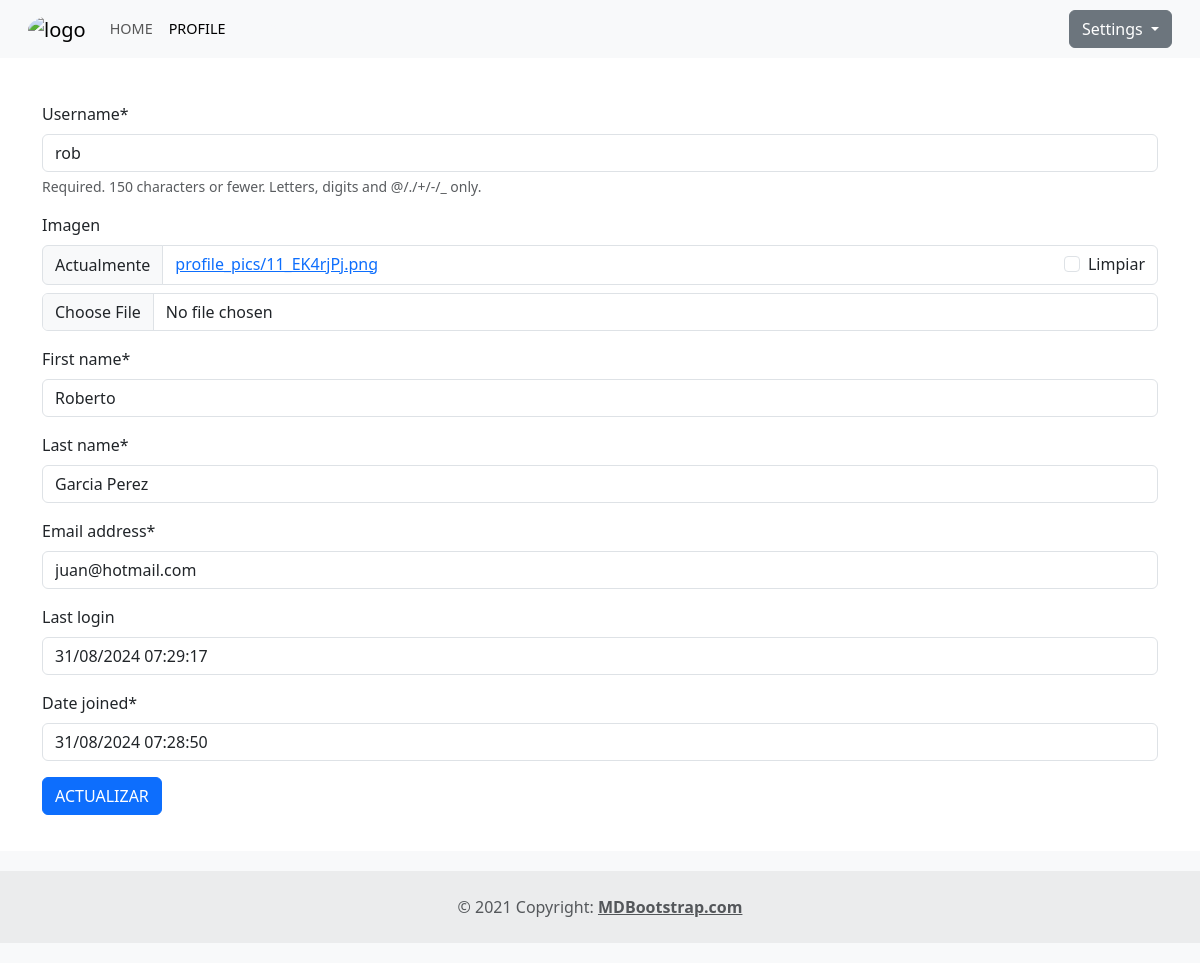
Page /accounts/profile/ (signed in) on the earlier database version.
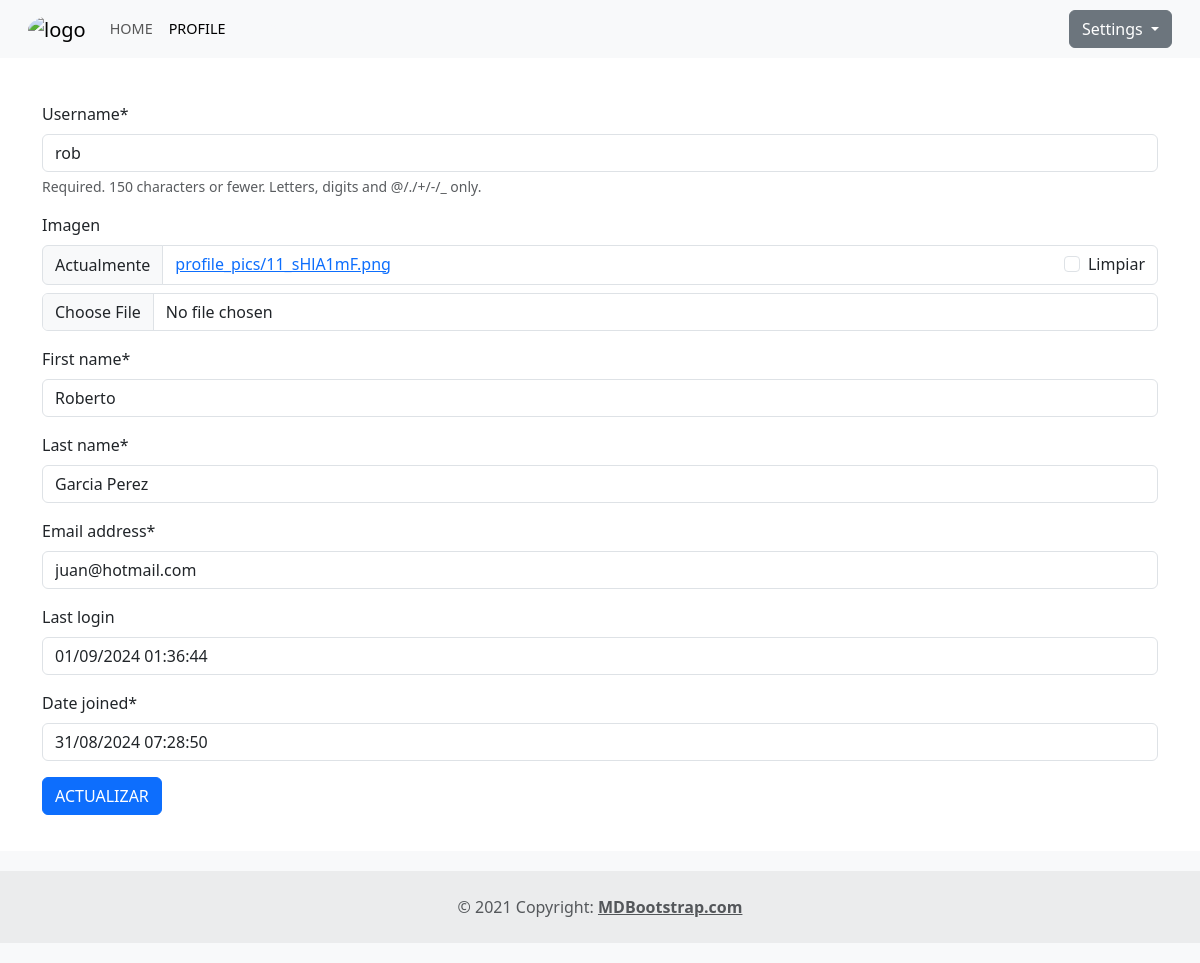
Same page on the later database version.
### accounts/models.py (models this page shows)
class CustomUser(AbstractUser):
    first_name = models.CharField(_("first name"), max_length=150, blank=False)
    last_name = models.CharField(_("last name"), max_length=150, blank=False)
    email = models.EmailField(_("email address"), blank=False,unique=True)
    image = models.ImageField("imagen",
        upload_to='profile_pics/',  # Carpeta donde se almacenarán las imágenes
        default='profile_pics/default.png',  # Imagen por defecto
        blank=True,  # Campo opcional
        null=True    # Permitir valores nulos
    )
    REQUIRED_FIELDS = ["email","first_name","last_name"]

### accounts/views.py (the view)
# urls.py: path('profile/', views. update_user_view,name='profile'),
@login_required(login_url='/accounts/login/')
def update_user_view(request):
    if request.method == 'POST':
        form = CustomUserUpdateForm(request.POST, request.FILES, instance=request.user)
        if form.is_valid():
            form.save()
            messages.success(request, 'Perfil actualizado exitosamente.')
            return redirect(reverse('accounts:profile'))
        else:
         messages.error(request, 'Error al intentar actualizar el formulario.')
    else:
        form = CustomUserUpdateForm(instance=request.user)
    return render(request, 'accounts/profile.html', {'form': form})

### accounts/forms.py
class CustomUserUpdateForm(forms.ModelForm):
    def __init__(self,*args,**kwargs):
        super(CustomUserUpdateForm,self).__init__(*args,**kwargs)
        self.fields['last_login'].widget.attrs['readonly'] = True
        self.fields['date_joined'].widget.attrs['readonly'] = True
    class Meta:
        model = CustomUser
        fields = ['username','image','first_name','last_name', 'email','last_login', 'date_joined']

### templates/accounts/profile.html (shortened to what this page needs)
{%  extends 'base.html'%}
{% load crispy_forms_tags %}
{% block content %}
    <form method="post" enctype="multipart/form-data">
        {{ form|crispy }}
        <p><input type="submit" class="btn btn-primary" value="ACTUALIZAR"></p>
    </form>
{% endblock%}

Differences in the rows shown:
changed CustomUser "rob": last_login "31/08/2024 07:29:17" → "01/09/2024 01:36:44"
Other differences:
text no longer shown: "Username * Required. 150 characters or fewer. Letters, digits and @/./+/-/_ only. Imagen Actualmente profile_pics/11_EK4rjPj.png Limpiar First name * Last name * Email address * Last login Date joined *"
text now shown: "Username * Required. 150 characters or fewer. Letters, digits and @/./+/-/_ only. Imagen Actualmente profile_pics/11_sHlA1mF.png Limpiar First name * Last name * Email address * Last login Date joined *"
